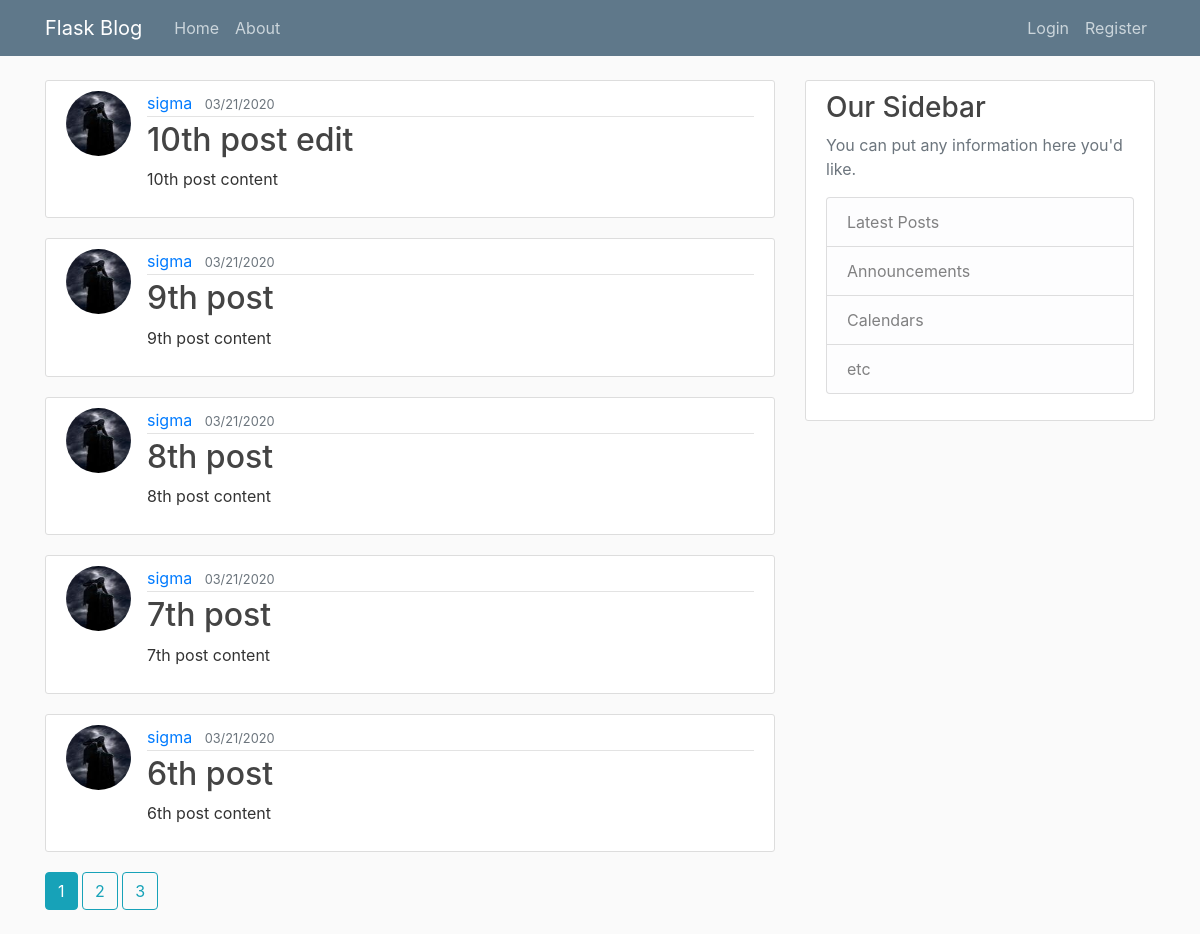
The page /home on the database its author committed.
### models.py (models this page shows, shortened)
class Post(db.Model):
    id = db.Column(db.Integer, primary_key=True)
    title = db.Column(db.String(100), nullable=False)
    date_posted = db.Column(db.DateTime, nullable=False, default=datetime.utcnow)
    content = db.Column(db.Text, nullable=False)
    user_id = db.Column(db.Integer, db.ForeignKey('user.id'), nullable=False)

class User(db.Model, UserMixin):
    id = db.Column(db.Integer, primary_key=True)
    username = db.Column(db.String(20), unique=True, nullable=False)
    email = db.Column(db.String(120), unique=True, nullable=False)
    img_file = db.Column(db.String(20), nullable=False, default='default.jpg')
    password = db.Column(db.String(60), nullable=False)
    posts = db.relationship('Post', backref='author', lazy=True)

### main/routes.py (the view)
@main.route("/")
@main.route("/home")
def home():
    page = request.args.get('page', 1, type=int)
    posts = Post.query.order_by(Post.date_posted.desc()) \
                .paginate(page=page, per_page=5)
    return render_template('home.html', posts=posts)

### templates/home.html
{% extends "layout.html" %}
{% block content %}
    {% for post in posts.items %}
        <article class="media content-section">
            <img class="rounded-circle article-img" src="{{ url_for('static', filename='profile_pics/' + post.author.img_file) }}" alt="">
            <div class="media-body">
                <div class="article-metadata">
                <a class="mr-2" href="{{ url_for('users.user_posts', username=post.author.username) }}">{{ post.author.username }}</a>
                <small class="text-muted">{{ post.date_posted.strftime('%m/%d/%Y') }}</small>
                </div>
                <h2><a class="article-title" href="{{ url_for('posts.post', post_id=post.id) }}">{{ post.title }}</a></h2>
                <p class="article-content">{{ post.content }}</p>
            </div>
        </article>
    {% endfor %}
    {% for page_num in posts.iter_pages(left_edge=1, right_edge=1, left_current=1, right_current=2) %}
        {% if page_num %}
            {% if posts.page == page_num %}
                <a class="btn btn-info mb-4" href="{{ url_for('main.home', page=page_num) }}">{{ page_num }}</a>
            {% else %}
                <a class="btn btn-outline-info mb-4" href="{{ url_for('main.home', page=page_num) }}">{{ page_num }}</a>
            {% endif %}
        {% else %}
            ...
        {% endif %}
    {% endfor %}
{% endblock content%}

### templates/layout.html (shortened to what this page needs)
<html lang="en">
<head>
    <link rel="stylesheet" href="https://stackpath.bootstrapcdn.com/bootstrap/4.4.1/css/bootstrap.min.css">
    <link rel="stylesheet" type="text/css" href="{{ url_for('static', filename='main.css') }}">
</head>
<body>
    <header class="site-header">
        <nav class="navbar navbar-expand-md navbar-dark bg-steel fixed-top">
            <div class="container">
            <a class="navbar-brand mr-4" href="/">Flask Blog</a>
            <div class="collapse navbar-collapse" id="navbarToggle">
                <div class="navbar-nav mr-auto">
                <a class="nav-item nav-link" href="{{ url_for('main.home') }}">Home</a>
                <a class="nav-item nav-link" href="{{ url_for('main.about') }}">About</a>
                </div>
                <div class="navbar-nav">
                  {% if current_user.is_authenticated %}
                    <a class="nav-item nav-link" href="{{ url_for('posts.new_post') }}">New Post</a>
                    <a class="nav-item nav-link" href="{{ url_for('users.account') }}">Account</a>
                    <a class="nav-item nav-link" href="{{ url_for('users.logout') }}">Logout</a>
                  {% else %}
                    <a class="nav-item nav-link" href="{{ url_for('users.login') }}">Login</a>
                    <a class="nav-item nav-link" href="{{ url_for('users.register') }}">Register</a>
                  {% endif %}
                </div>
            </div>
            </div>
        </nav>
    </header>
    <main role="main" class="container">
        <div class="row">
          <div class="col-md-8">
            {% block content %}{% endblock %}
          </div>
          <div class="col-md-4">
            <div class="content-section">
              <h3>Our Sidebar</h3>
              <p class='text-muted'>You can put any information here you'd like.
                <ul class="list-group">
                  <li class="list-group-item list-group-item-light">Latest Posts</li>
                  <li class="list-group-item list-group-item-light">Announcements</li>
                  <li class="list-group-item list-group-item-light">Calendars</li>
                  <li class="list-group-item list-group-item-light">etc</li>
                </ul>
              </p>
            </div>
          </div>
        </div>
      </main>
</body>
</html>

### static/main.css (style rules this page uses)
body { background: #fafafa; color: #333333; margin-top: 5rem; }
h1, h2, h3, h4, h5, h6 { color: #444444; }
.bg-steel { background-color: #5f788a; }
.site-header .navbar-nav .nav-link { color: #cbd5db; }
.content-section { background: #ffffff; padding: 10px 20px; border: 1px solid #dddddd; border-radius: 3px; margin-bottom: 20px; }
.article-title { color: #444444; }
.article-content { white-space: pre-line; }
.article-img { height: 65px; width: 65px; margin-right: 16px; }
.article-metadata { padding-bottom: 1px; margin-bottom: 4px; border-bottom: 1px solid #e3e3e3 }

### rows shown on the page
Post: img_file (picture), author.username "sigma", date_posted "03/21/2020", title "10th post edit", content "10th post content"
Post: img_file (picture), author.username "sigma", date_posted "03/21/2020", title "9th post", content "9th post content"
Post: img_file (picture), author.username "sigma", date_posted "03/21/2020", title "8th post", content "8th post content"
Post: img_file (picture), author.username "sigma", date_posted "03/21/2020", title "7th post", content "7th post content"
Post: img_file (picture), author.username "sigma", date_posted "03/21/2020", title "6th post", content "6th post content"

### other values the page prints
{{ page_num }} "1"
{{ page_num }} "2" "3"
